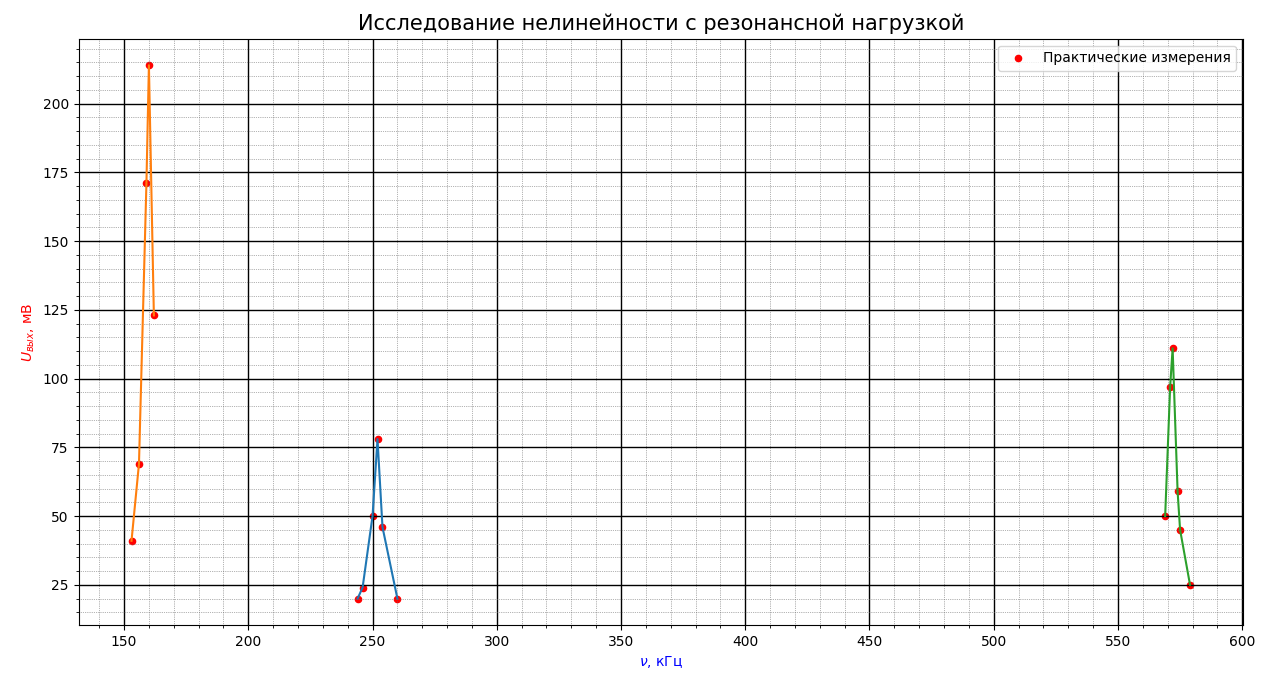

This chart was generated by the following Python code:
import matplotlib.pyplot as plt
import matplotlib.ticker as ticker
import numpy as np

def popolam(y, y_):
    for i in y:
        i = i/2
        y_.append(i)

x1 = [244, 246, 250, 252, 254, 260]
x2 = [153, 156, 159, 160, 162]
x3 = [569, 571, 572, 574, 575, 579]
y1 = []
y2 = []
y3 = []

popolam([40, 48, 100, 156, 92, 40], y1)
popolam([82, 138, 342, 428, 246], y2) 
popolam([100, 194, 222, 118, 90, 50], y3)

fig = plt.figure() 					# тело графика
plt.title (r'Исследование нелинейности с резонансной нагрузкой', fontsize = 15)	    # название графика
plt.xlabel(r'$\nu$, кГц', fontsize=10, color='blue')		# ось абсцисс (x)
plt.ylabel(r'$U_{вых}$, мВ', fontsize=10, color='red') 		# ось ординат (y)
plt.grid(True)                                # включение отображения стандартой сетки

ax = fig.gca()          # возвращает текущую систему координат, not off

plt.scatter(x1, y1, s = 20, c = 'red', marker="o", alpha = 1, label = 'Практические измерения')     # отображение точек
plt.scatter(x2, y2, s = 20, c = 'red', marker="o", alpha = 1)     # отображение точек
plt.scatter(x3, y3, s = 20, c = 'red', marker="o", alpha = 1)     # отображение точек
plt.plot(x1, y1)
plt.plot(x2, y2)
plt.plot(x3, y3)
plt.legend()   			# Отобразить легенду - label
# plt.errorbar(x, y, xerr=0.1, yerr=0.1, fmt = ',')       # отобразить погрешности

# #  Устанавливаем интервал основных и вспомогательных делений:
ax.xaxis.set_major_locator(ticker.MultipleLocator(50))
ax.xaxis.set_minor_locator(ticker.MultipleLocator(10))
ax.yaxis.set_major_locator(ticker.MultipleLocator(25))
ax.yaxis.set_minor_locator(ticker.MultipleLocator(5))
#
# #  Добавляем линии основной сетки:
ax.grid(which='major', color = 'k', linewidth = 1)
#
# #  Включаем видимость вспомогательных делений:
ax.minorticks_on()
#
# #  Вид вспомогательной сетки:
ax.grid(which='minor', color = 'dimgrey', linestyle = ':', linewidth = 0.5)
#
plt.show()
